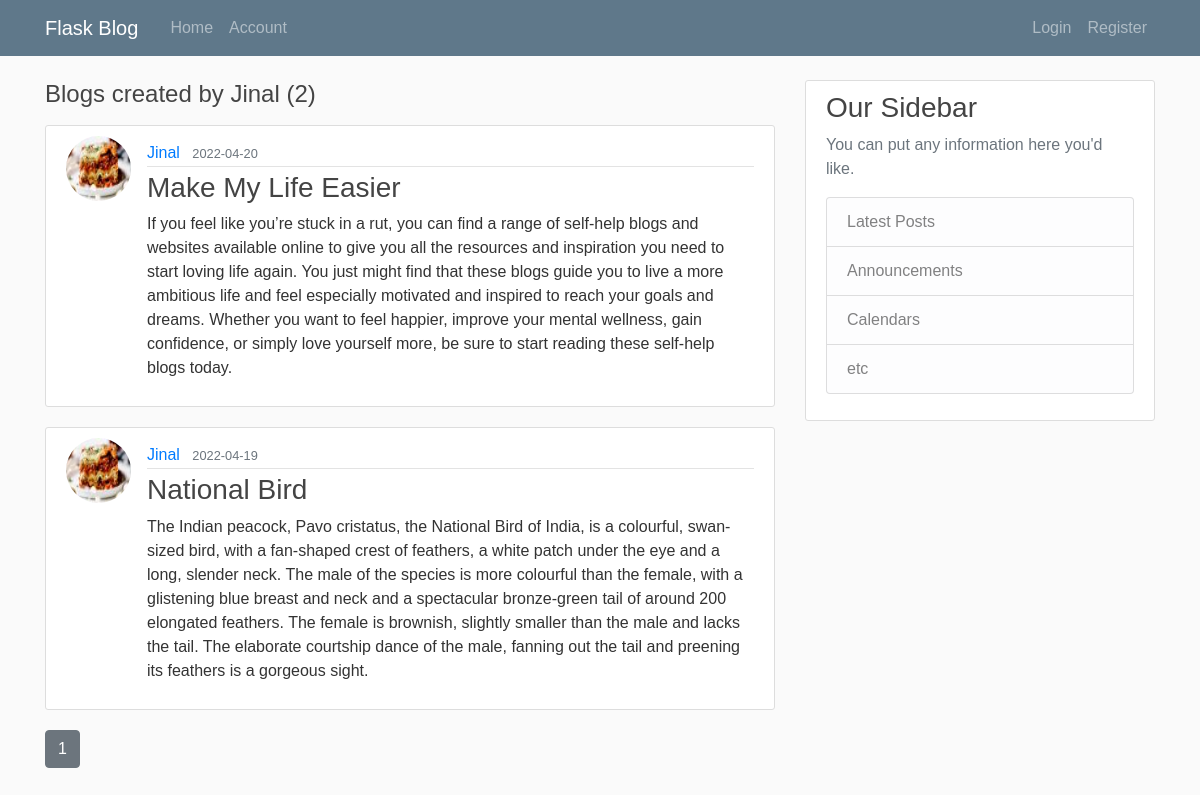
/user/Jinal, run on the app's committed database.
### blog/models.py (models this page shows, shortened)
class User(db.Model, UserMixin):
	id = db.Column(db.Integer(), primary_key=True)
	username = db.Column(db.String(length=30), nullable=False, unique=True)
	email = db.Column(db.String(length=120), nullable=False, unique=True)
	img = db.Column(db.String(length=20), nullable=False, default="default.jpg")
	password = db.Column(db.String(length=60), nullable=False)
	posts = db.relationship('Post', backref='author', lazy=True)

class Post(db.Model):
	id = db.Column(db.Integer(), primary_key=True)
	title = db.Column(db.String(length=100), nullable=False)
	date_posted = db.Column(db.DateTime, nullable=False, default=lambda self: datetime.now())
	content = db.Column(db.Text, nullable=False)
	user_id = db.Column(db.Integer(), db.ForeignKey('user.id'), nullable=False)

### blog/users/routes.py (the view)
@users.route('/user/<string:username>')
def user_posts(username):
	page = request.args.get('page', 1, type=int)
	user = User.query.filter_by(username=username).first_or_404()
	posts = Post.query.filter_by(author=user).order_by(Post.date_posted.desc()).paginate(page=page, per_page=3)
	return render_template('user_posts.html' , posts=posts, user=user  )

### blog/templates/user_posts.html
{% extends 'layout.html' %}
{% block content %}
	<h4 class="mb-3">Blogs created by {{user.username}} ({{posts.total}})</h4>
	{% for post in posts.items %}
		<article class="media content-section">
		  <img class="rounded-circle article-img" src="{{ url_for('static', filename='IMG/' + post.author.img) }}">
		  <div class="media-body">
		    <div class="article-metadata" >
		      <a class="mr-2" href="{{ url_for('users.user_posts', username=post.author.username) }}">{{ post.author.username }}</a>
		      <small class="text-muted">{{ post.date_posted.strftime('%Y-%m-%d') }}</small>
		    </div>
		    <h3><a class="article-title" href="{{ url_for('posts.post', post_id = post.id) }}">{{ post.title }}</a></h3>
		    <p class="article-content">{{ post.content }}</p>
		  </div>
		</article>
	{% endfor %}
	{% for page_num in posts.iter_pages(left_edge=1, right_edge=1, left_current=1, right_current=2) %}
		{% if page_num %}
			{% if posts.page == page_num %}
				<a class="btn btn-secondary" href="{{ url_for('users.user_posts', username=user.username, page=page_num) }}">{{ page_num }}</a>
			{% else %}
				<a class="btn btn-outline-secondary" href="{{ url_for('users.user_posts', username=user.username , page=page_num) }}">{{ page_num }}</a>
			{% endif %}
		{% else %}
			...
		{% endif %}
	{% endfor %}
{% endblock %}

### blog/static/main.css (style rules this page uses)
body { background: #fafafa; color: #333333; margin-top: 5rem; font-family: 'Ubuntu', sans-serif; }
h1, h2, h3, h4, h5, h6 { color: #444444; }
.content-section { background: #ffffff; padding: 10px 20px; border: 1px solid #dddddd; border-radius: 3px; margin-bottom: 20px; }
.article-title { color: #444444; }
.article-content { white-space: pre-line; }
.article-img { height: 65px; width: 65px; margin-right: 16px; }
.article-metadata { padding-bottom: 1px; margin-bottom: 4px; border-bottom: 1px solid #e3e3e3 }
.media-body { margin-top: 5px; }

### data on the page
User: username "Jinal"
Post: img (picture), author.username "Jinal", date_posted "2022-04-20", title "Make My Life Easier", content "If you feel like you’re stuck in a rut, you can find a range of self-help blogs and websites available online to give you all the resources and inspiration you need to start loving life again. You just might find that these blogs guide you to live a more ambitious life and feel especially motivated and inspired to reach your goals and dreams. Whether you want to feel happier, improve your mental wellness, gain confidence, or simply love yourself more, be sure to start reading these self-help blogs today."
Post: img (picture), author.username "Jinal", date_posted "2022-04-19", title "National Bird", content "The Indian peacock, Pavo cristatus, the National Bird of India, is a colourful, swan-sized bird, with a fan-shaped crest of feathers, a white patch under the eye and a long, slender neck. The male of the species is more colourful than the female, with a glistening blue breast and neck and a spectacular bronze-green tail of around 200 elongated feathers. The female is brownish, slightly smaller than the male and lacks the tail. The elaborate courtship dance of the male, fanning out the tail and preening its feathers is a gorgeous sight."

### other printed values
{{ posts.total }} "2"
{{ page_num }} "1"
